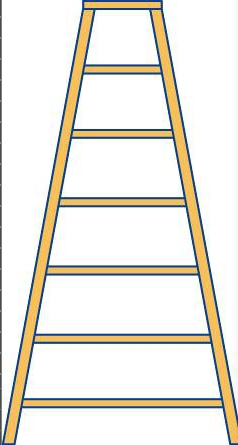
//> input picture class_6/test.jpg, 238 x 445 px, given in place of the camera
$ ./threshold   (built with g++ and OpenCV 4)
//> lines starting //> are read from the running program, lines starting //| are printed output that depends on the picture
#include <opencv2/opencv.hpp>

using namespace cv;
using namespace std;

int block_size=15;

void blocksize(int block_size1, void* ){
    if(block_size1<3)
        block_size = 3;
    else if(block_size1%2)
        block_size = block_size1;
    else
        block_size = block_size1+1;
}

Mat convertTo3Channels(const Mat& binImg)
{
    Mat three_channel = Mat::zeros(binImg.rows,binImg.cols,CV_8UC3);
    vector<Mat> channels;
    for (int i=0;i<3;i++)
    {
        channels.push_back(binImg);
    }
    merge(channels,three_channel);
    return three_channel;
}


int main() {
    VideoCapture cap(0, CAP_DSHOW);

    int block_size_min = 15;
    int block_size_max = 80;
    double scale=0.5;
    while(true) {
        cv::Mat frame, thresMat, thresMat_adapt, rFrame_G;

        cap >> frame;
//> frame is the input picture: 445 rows x 238 cols, CV_8UC3; mean B, G, R 222.7, 231.5, 234.4

        Size ResImgSiz = Size(frame.cols * scale, frame.rows * scale);
//> ResImgSiz = Size(119, 222)
        cv::Mat rFrame = Mat(ResImgSiz, frame.type());
        cv::resize(frame, rFrame, ResImgSiz, INTER_LINEAR);
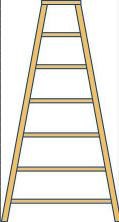
//> rFrame: 222 rows x 119 cols, CV_8UC3; mean B, G, R 222.7, 231.4, 234.3
        cv::Mat showMat = Mat::zeros(Size(rFrame.cols*3+4, rFrame.rows), CV_8UC3);


        cv::cvtColor(rFrame, rFrame_G, COLOR_BGR2GRAY);
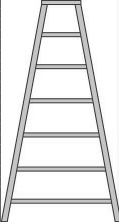
//> rFrame_G: 222 rows x 119 cols, CV_8UC1; min 51, max 255, mean 231.2
        cv::threshold(rFrame_G,thresMat,150,255, THRESH_BINARY);
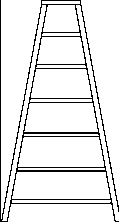
//> thresMat: 222 rows x 119 cols, CV_8UC1; 91% white; black in thin lines or dots
        cv::adaptiveThreshold(rFrame_G, thresMat_adapt, 255, ADAPTIVE_THRESH_GAUSSIAN_C, THRESH_BINARY_INV, block_size, 10);
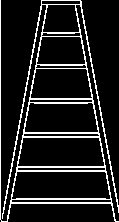
//> thresMat_adapt: 222 rows x 119 cols, CV_8UC1; 12.2% white in thin lines or dots

        thresMat  = convertTo3Channels(thresMat);
//> in convertTo3Channels, `merge(channels,three_channel);`: three_channel: 222 rows x 119 cols, CV_8UC3; 91% white; black in thin lines or dots
        thresMat_adapt = convertTo3Channels(thresMat_adapt);
//> in convertTo3Channels (call 2), `merge(channels,three_channel);`: three_channel: 222 rows x 119 cols, CV_8UC3; 12.2% white in thin lines or dots
        rFrame.copyTo(showMat(Rect(0,0, rFrame.cols, rFrame.rows)));
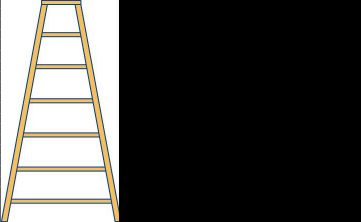
//> showMat: 222 rows x 361 cols, CV_8UC3; mean B, G, R 73.4, 76.3, 77.2
        thresMat.copyTo(showMat(Rect(rFrame.cols+2,0, rFrame.cols, rFrame.rows)));
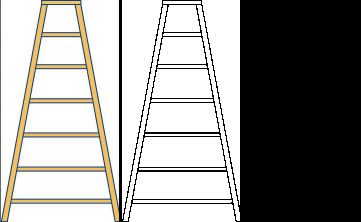
//> showMat: 222 rows x 361 cols, CV_8UC3; mean B, G, R 149.9, 152.8, 153.8
        thresMat_adapt.copyTo(showMat(Rect(rFrame.cols*2+2,0, rFrame.cols, rFrame.rows)));
        cv::rectangle(showMat, Point(rFrame.cols,0), Point(rFrame.cols+2,rFrame.rows), (0,255,255), -1);
        cv::rectangle(showMat, Point(rFrame.cols*2,0), Point(rFrame.cols*2+2,rFrame.rows), (0,255,255), -1);
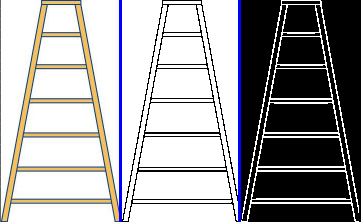
//> showMat: 222 rows x 361 cols, CV_8UC3; mean B, G, R 162.3, 161, 161.9


//        cv::imshow("frame", rFrame);
        cv::imshow("result", showMat);
        cv::createTrackbar("block_size","result",&block_size_min,block_size_max,blocksize);

        if (waitKey(1) == 27)
//> the Esc key is pressed
        {
            break;
        }
    }
}
